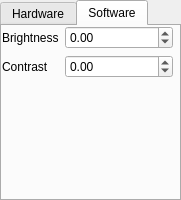
<?xml version="1.0" encoding="UTF-8"?>
<ui version="4.0">
 <class>camera_settings</class>
 <widget class="QWidget" name="camera_settings">
  <property name="geometry">
   <rect>
    <x>0</x>
    <y>0</y>
    <width>181</width>
    <height>200</height>
   </rect>
  </property>
  <property name="windowTitle">
   <string>Camera Settings</string>
  </property>
  <widget class="QTabWidget" name="tabWidget">
   <property name="geometry">
    <rect>
     <x>0</x>
     <y>0</y>
     <width>181</width>
     <height>201</height>
    </rect>
   </property>
   <property name="currentIndex">
    <number>1</number>
   </property>
   <widget class="QWidget" name="tab">
    <attribute name="title">
     <string>Hardware</string>
    </attribute>
    <widget class="QWidget" name="formLayoutWidget">
     <property name="geometry">
      <rect>
       <x>0</x>
       <y>0</y>
       <width>171</width>
       <height>171</height>
      </rect>
     </property>
     <layout class="QFormLayout" name="formLayout">
      <item row="0" column="0">
       <widget class="QLabel" name="label">
        <property name="text">
         <string>Brightness</string>
        </property>
       </widget>
      </item>
      <item row="1" column="0">
       <widget class="QLabel" name="label_2">
        <property name="text">
         <string>Contrast</string>
        </property>
       </widget>
      </item>
      <item row="2" column="0">
       <widget class="QLabel" name="label_3">
        <property name="text">
         <string>Saturation</string>
        </property>
       </widget>
      </item>
      <item row="3" column="0">
       <widget class="QLabel" name="label_4">
        <property name="text">
         <string>Hue</string>
        </property>
       </widget>
      </item>
      <item row="4" column="0">
       <widget class="QLabel" name="label_5">
        <property name="text">
         <string>Gain</string>
        </property>
       </widget>
      </item>
      <item row="5" column="0">
       <widget class="QLabel" name="label_6">
        <property name="text">
         <string>Exposure</string>
        </property>
       </widget>
      </item>
      <item row="1" column="1">
       <widget class="QDoubleSpinBox" name="hContrast">
        <property name="decimals">
         <number>2</number>
        </property>
        <property name="minimum">
         <double>-100.000000000000000</double>
        </property>
        <property name="maximum">
         <double>100.000000000000000</double>
        </property>
        <property name="singleStep">
         <double>0.010000000000000</double>
        </property>
       </widget>
      </item>
      <item row="2" column="1">
       <widget class="QDoubleSpinBox" name="hSaturation">
        <property name="decimals">
         <number>2</number>
        </property>
        <property name="minimum">
         <double>-100.000000000000000</double>
        </property>
        <property name="maximum">
         <double>100.000000000000000</double>
        </property>
        <property name="singleStep">
         <double>0.010000000000000</double>
        </property>
       </widget>
      </item>
      <item row="3" column="1">
       <widget class="QDoubleSpinBox" name="hHue">
        <property name="decimals">
         <number>2</number>
        </property>
        <property name="minimum">
         <double>-100.000000000000000</double>
        </property>
        <property name="maximum">
         <double>100.000000000000000</double>
        </property>
        <property name="singleStep">
         <double>0.010000000000000</double>
        </property>
       </widget>
      </item>
      <item row="4" column="1">
       <widget class="QDoubleSpinBox" name="hGain">
        <property name="decimals">
         <number>2</number>
        </property>
        <property name="minimum">
         <double>-100.000000000000000</double>
        </property>
        <property name="maximum">
         <double>100.000000000000000</double>
        </property>
        <property name="singleStep">
         <double>0.010000000000000</double>
        </property>
       </widget>
      </item>
      <item row="5" column="1">
       <widget class="QDoubleSpinBox" name="hExposure">
        <property name="decimals">
         <number>2</number>
        </property>
        <property name="minimum">
         <double>-100.000000000000000</double>
        </property>
        <property name="maximum">
         <double>100.000000000000000</double>
        </property>
        <property name="singleStep">
         <double>0.010000000000000</double>
        </property>
       </widget>
      </item>
      <item row="0" column="1">
       <widget class="QDoubleSpinBox" name="hBrightness">
        <property name="decimals">
         <number>2</number>
        </property>
        <property name="minimum">
         <double>-100.000000000000000</double>
        </property>
        <property name="maximum">
         <double>100.000000000000000</double>
        </property>
        <property name="singleStep">
         <double>0.010000000000000</double>
        </property>
       </widget>
      </item>
     </layout>
    </widget>
   </widget>
   <widget class="QWidget" name="tab_2">
    <attribute name="title">
     <string>Software</string>
    </attribute>
    <widget class="QWidget" name="formLayoutWidget_2">
     <property name="geometry">
      <rect>
       <x>0</x>
       <y>0</y>
       <width>171</width>
       <height>171</height>
      </rect>
     </property>
     <layout class="QFormLayout" name="formLayout_2">
      <item row="0" column="0">
       <widget class="QLabel" name="label_7">
        <property name="text">
         <string>Brightness</string>
        </property>
       </widget>
      </item>
      <item row="1" column="0">
       <widget class="QLabel" name="label_8">
        <property name="text">
         <string>Contrast</string>
        </property>
       </widget>
      </item>
      <item row="0" column="1">
       <widget class="QDoubleSpinBox" name="sBrightness">
        <property name="decimals">
         <number>2</number>
        </property>
        <property name="minimum">
         <double>-100.000000000000000</double>
        </property>
        <property name="maximum">
         <double>100.000000000000000</double>
        </property>
        <property name="singleStep">
         <double>0.010000000000000</double>
        </property>
       </widget>
      </item>
      <item row="1" column="1">
       <widget class="QDoubleSpinBox" name="sContrast">
        <property name="decimals">
         <number>2</number>
        </property>
        <property name="minimum">
         <double>-100.000000000000000</double>
        </property>
        <property name="maximum">
         <double>100.000000000000000</double>
        </property>
        <property name="singleStep">
         <double>0.010000000000000</double>
        </property>
       </widget>
      </item>
     </layout>
    </widget>
   </widget>
  </widget>
 </widget>
 <resources/>
 <connections/>
</ui>
